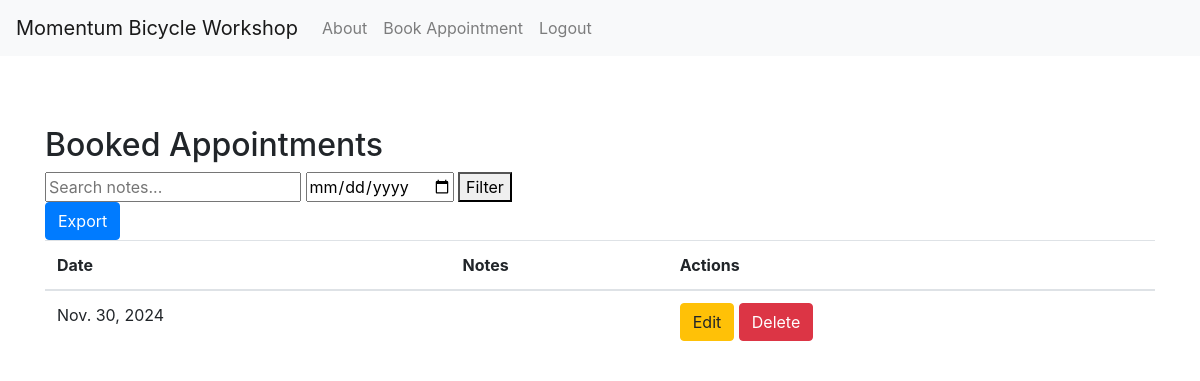
Page /owner/dashboard/ (signed in) on the earlier database version.
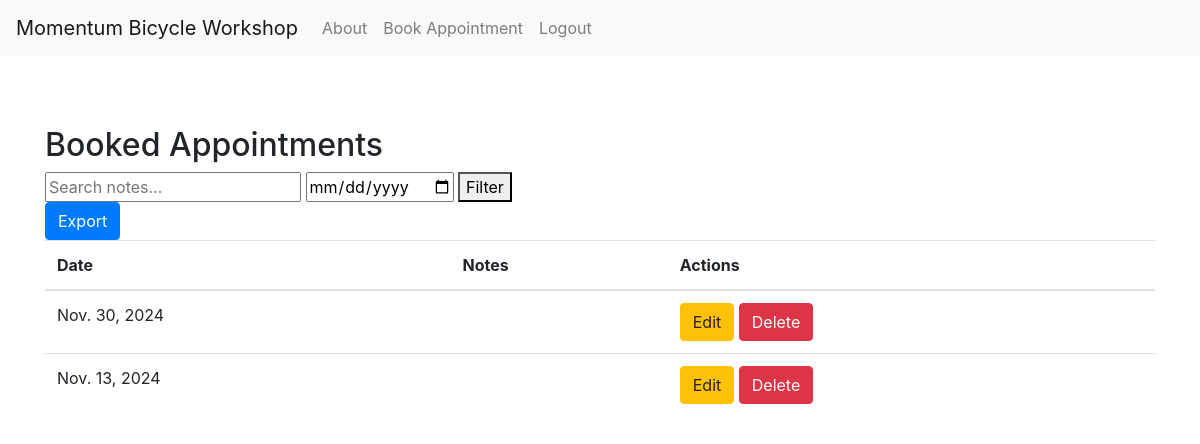
Same page on the later database version.
### myapp/models.py (models this page shows, shortened)
class Appointment(models.Model):
    user = models.ForeignKey(User, on_delete=models.CASCADE)  # Associate the appointment with a user
    date = models.DateField()
    time = models.TimeField()
    description = models.TextField(blank=True)  # Allowing blank descriptions
    photo = models.ImageField(upload_to='photos/', blank=True, null=True)
    class Meta:  # This should be properly indented within the model
        unique_together = ('user', 'date')  # or ('user', 'date', 'time') if you want to prevent double booking at the same time

### myapp/views.py (the view)
# urls.py: path('owner/dashboard/', views.OwnerDashboardView.as_view(), name='owner_dashboard'),
class OwnerDashboardView(LoginRequiredMixin, TemplateView):
    def get(self, request):
        appointments = Appointment.objects.all()
        date_filter = request.GET.get('date')
        if date_filter:
            appointments = appointments.filter(date__date=date_filter)
        search_query = request.GET.get('search')
        if search_query:
            appointments = appointments.filter(notes__icontains=search_query)
        return render(request, 'myapp/owner_dashboard.html', {'appointments': appointments})

### myapp/templates/myapp/owner_dashboard.html (shortened to what this page needs)
{% extends "myapp/base.html" %}
{% block content %}
<h2>Booked Appointments</h2>
<form method="GET" action="{% url 'owner_dashboard' %}">
    <input type="text" name="search" placeholder="Search notes...">
    <input type="date" name="date">
    <button type="submit">Filter</button>
</form>
<a href="{% url 'export_appointments' %}" class="btn btn-primary">Export</a>
<table class="table">
    <thead>
        <tr>
            <th>Date</th>
            <th>Notes</th>
            <th>Actions</th>
        </tr>
    </thead>
    <tbody>
        {% for appointment in appointments %}
        <tr>
            <td>{{ appointment.date }}</td>
            <td>{{ appointment.notes }}</td>
            <td>
                <a href="{% url 'edit_appointment' appointment.id %}" class="btn btn-warning">Edit</a>
                <form method="POST" action="{% url 'delete_appointment' appointment.id %}" style="display:inline;">
                    <button type="submit" class="btn btn-danger">Delete</button>
                </form>
            </td>
        </tr>
        {% endfor %}
    </tbody>
</table>
{% endblock %}

Differences in the rows shown:
added Appointment: date "Nov. 13, 2024"
